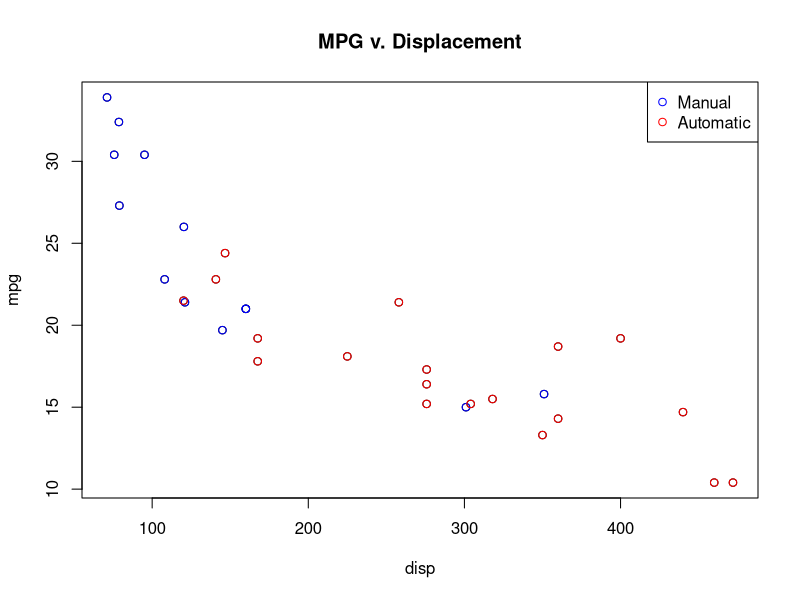

Generate this figure with R:
## ---- chunk 1
knitr::opts_chunk$set(echo=FALSE)
## ---- chunk 2
head(mtcars)
## ---- chunk 3
with(mtcars,plot(disp,mpg))
title(main = "MPG v. Displacement")
with(subset(mtcars, am == 1), points(disp,mpg, col= "blue"))
with(subset(mtcars, am == 0), points(disp,mpg, col= "red"))
legend("topright",pch=1,col=c("blue","red"), legend = c("Manual","Automatic"))
